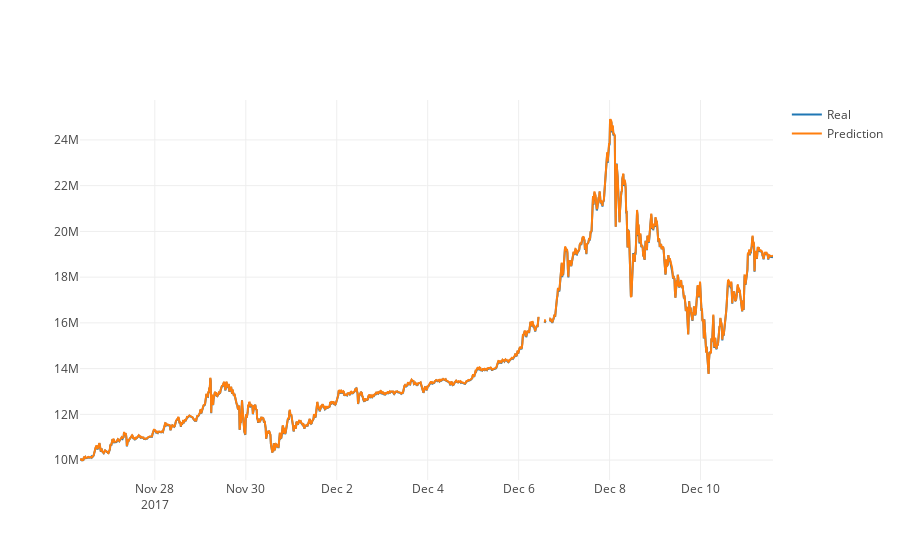

The code cell stored with this chart in its notebook:
### Code cell
df_test = df[train_size:len(df)]
print(len(df_test))
print(len(test))
print(len(pred_y_onestep))
print(len(test_y_onestep))

# 예측 값 복원하기 
pred_close = []
for i in range(len(pred_y_onestep)):
    j = look_back + i
    pred_close.append(df_test.iloc[j]['close'] * (1.00 + pred_y_onestep[i]))

# 테스트 데이터
df_test_pred = pd.DataFrame(df_test.iloc[-len(pred_y_onestep):])
df_test_pred["close_pred"] = np.array(pred_close)

# 그래프 그려보기
trace_real = go.Scatter(x=df_test_pred.index, y=df_test_pred["close"], name="Real") # real
trace_pred = go.Scatter(x=df_test_pred.index, y=df_test_pred["close_pred"], name="Prediction") # pred
py.iplot([trace_real, trace_pred])

### Figure 1 — Plotly figure (JSON) as saved in the notebook; plotly's stock layout.template omitted (floating-point values rounded to 4 significant figures; data arrays with more than 128 entries replaced by an {"elided": "..."} marker saying what was removed)
{"data": [{"name": "Real", "type": "scatter", "x": {"elided": "1464 str values"}, "y": {"elided": "1464 int values"}}, {"name": "Prediction", "type": "scatter", "x": {"elided": "1464 str values"}, "y": {"elided": "1464 int values"}}], "layout": {}}
